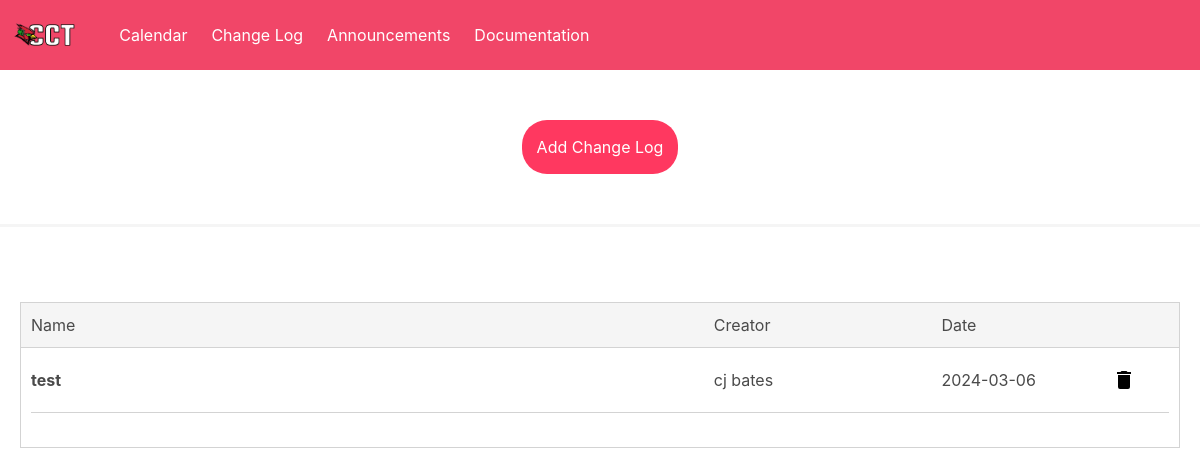
Page /change_log on the earlier database version.
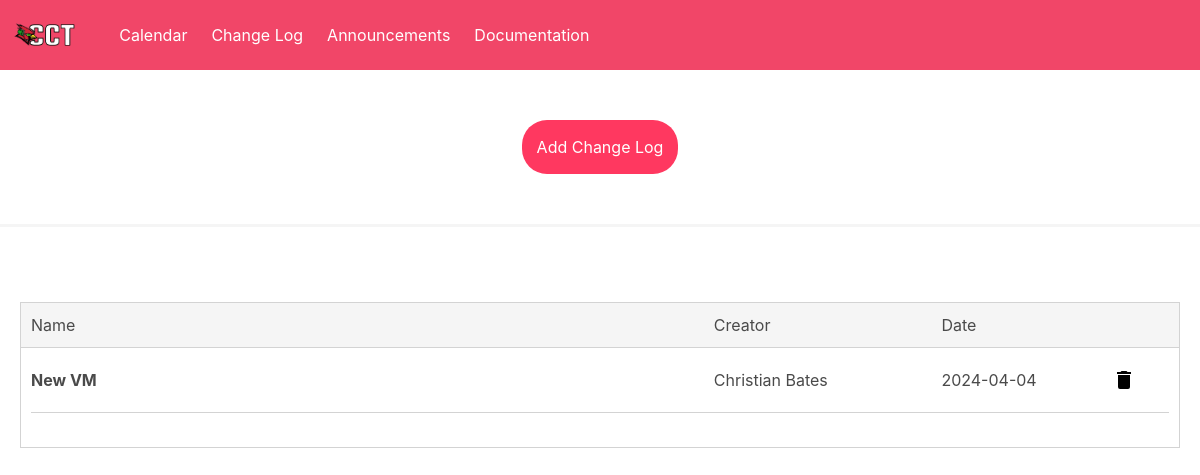
Same page on the later database version.
### tables this page shows
CREATE TABLE change_log (
id integer primary key autoincrement,
name text,
rollback_steps text,
creator text,
date text,
description
);

### app.py (the view)
@app.route('/change_log', methods=['GET', 'POST'])
def change_log():
    if request.method == 'POST':
        id = request.form['change_id']
        conn = getDatabaseConnection()
        change_log = conn.execute("SELECT * FROM change_log WHERE id = ?", (id,)).fetchone()
        conn.close()
        return change_card(change_log)
    conn = getDatabaseConnection()
    changes = conn.execute('SELECT * FROM change_log').fetchall()
    conn.close()
    return render_template('change_log.html', changes=changes)

### app.py (called while the page is built)
def getDatabaseConnection():
    connection = sqlite3.connect('cct_database.db')
    connection.row_factory = sqlite3.Row
    return connection

### templates/change_log.html
{% extends 'base.html' %}
{% block content %}
    <div class="announcement-button-div">
        <a href="{{ url_for('new_change_log') }}">
            <button class="announcement-button">Add Change Log</button>
        </a>
    </div>
    <div class="change_log_grid_header">
        <div>
            <p>Name</p>
        </div>
        <div>
            <p>Creator</p>
        </div>
        <div>
            <p>Date</p>
        </div>
    </div>
    <form method="POST">
        <div class="change_log_grid">
            {% for c in changes %}
                <a class="change-card-anchor change_log_item">
                    <div>
                        <button class="change-log-button" name="change_id" id="change_id" value="{{ c['id'] }}">{{ c['name'] }}</button>
                    </div>
                </a>
                <div class="change_log_item">{{ c['creator'] }}</div>
                <div class="change_log_item">{{ c['date'] }}</div>
                <a onclick="deleteChangeLogWarning('{{ c['id'] }}')">
                    <div class="change_log_item">
                        <img class="icon" src="{{ url_for('static', filename='delete.svg') }}">
                    </div>
                </a>
            {% endfor %}
                <div class="filler">filler</div>
                <div class="filler">filler</div>
                <div class="filler">filler</div>
        </div>
    </form>
{% endblock %}

### templates/base.html (shortened to what this page needs)
<!DOCTYPE html>
<html lang="en">
<head>
    <link href='https://cdn.jsdelivr.net/npm/bootstrap@5.1.3/dist/css/bootstrap.min.css' rel='stylesheet'>
    <link href='https://cdn.jsdelivr.net/npm/bootstrap-icons@1.8.1/font/bootstrap-icons.css' rel='stylesheet'>
    <link rel="stylesheet" href="{{ url_for('static', filename='custom.css') }}">
    <link rel="stylesheet" href="https://cdn.jsdelivr.net/npm/bulma@0.9.4/css/bulma.min.css">
</head>
    <body>
        <nav class="navbar is-danger" role="navigation" aria-label="main navigation">
            <div class="navbar-brand">
                <a class="navbar-item" href="{{ url_for('index') }}">
                    <img src="{{ url_for('static', filename='cct-logo.jpg') }}">
                </a>
            </div>
            <div class="navbar-menu">
                <div class="navbar-start">
                    <a class="navbar-item" href="{{ url_for('calendar') }}">
                        Calendar
                    </a>
                    <a class="navbar-item" href="{{ url_for('change_log') }}">
                        Change Log
                    </a>
                    <a class="navbar-item" href="{{ url_for('announcements') }}">
                        Announcements
                    </a>
                    <a class="navbar-item" href="{{ url_for('doc') }}">
                        Documentation
                    </a>
                </div>
            </div>
        </nav>
        <div>
            {% block content %}{% endblock %}
        </div>
    </body>
</html>

### static/custom.css (style rules this page uses)
.announcement-button-div { display: flex; justify-content: center; margin: auto; border-bottom: solid hsl(0, 0%, 96%); margin-bottom: 75px; }
.announcement-button { margin-top: 50px; margin-bottom: 50px; text-align: center; background-color: hsl(348, 100%, 61%); color: white; padding: 15px; border-radius: 25px; border: none; }
.change_log_grid_header { display: grid; grid-template-columns: 60% 20% 20%; background-color: hsl(0, 0%, 96%); border: solid lightgray 1px; padding: 10px; margin-left: 20px; margin-right: 20px; }
.change_log_grid { display: grid; grid-template-columns: 60% 20% 15% 5%; margin-left: 20px; margin-right: 20px; border-left: solid lightgray 1px; border-right: solid lightgray 1px; border-bottom: solid lightgray 1px; place-items: left; align-items: middle; padding: 10px; }
.change_log_item { border-bottom: solid lightgray 1px; padding-top: 10px; padding-bottom: 20px; display: grid; }
.filler { color: white; }
.change-card-anchor { text-decoration: none; color: inherit; font-weight: bold; }
.change-log-button { background: none; border: none; padding: 0; margin: 0; font: inherit; outline: none; text-decoration: none; color: inherit; font-weight: bold; }

Differences in the rows shown:
removed change_log: {{ c['id'] }} 7 (drawn), name "test", creator "cj bates", date "2024-03-06"
added change_log: {{ c['id'] }} 11 (drawn), name "New VM", creator "Christian Bates", date "2024-04-04"
